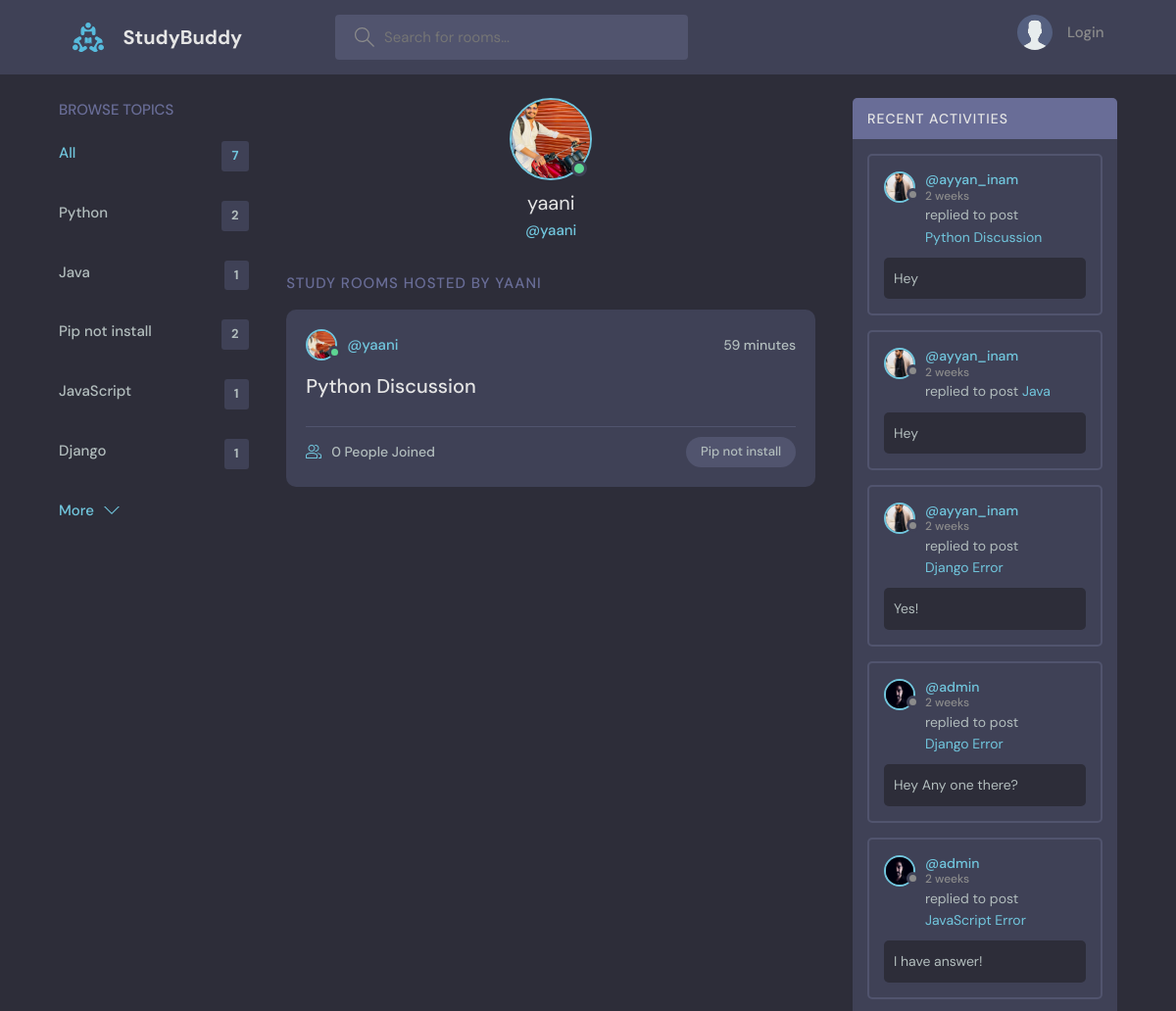
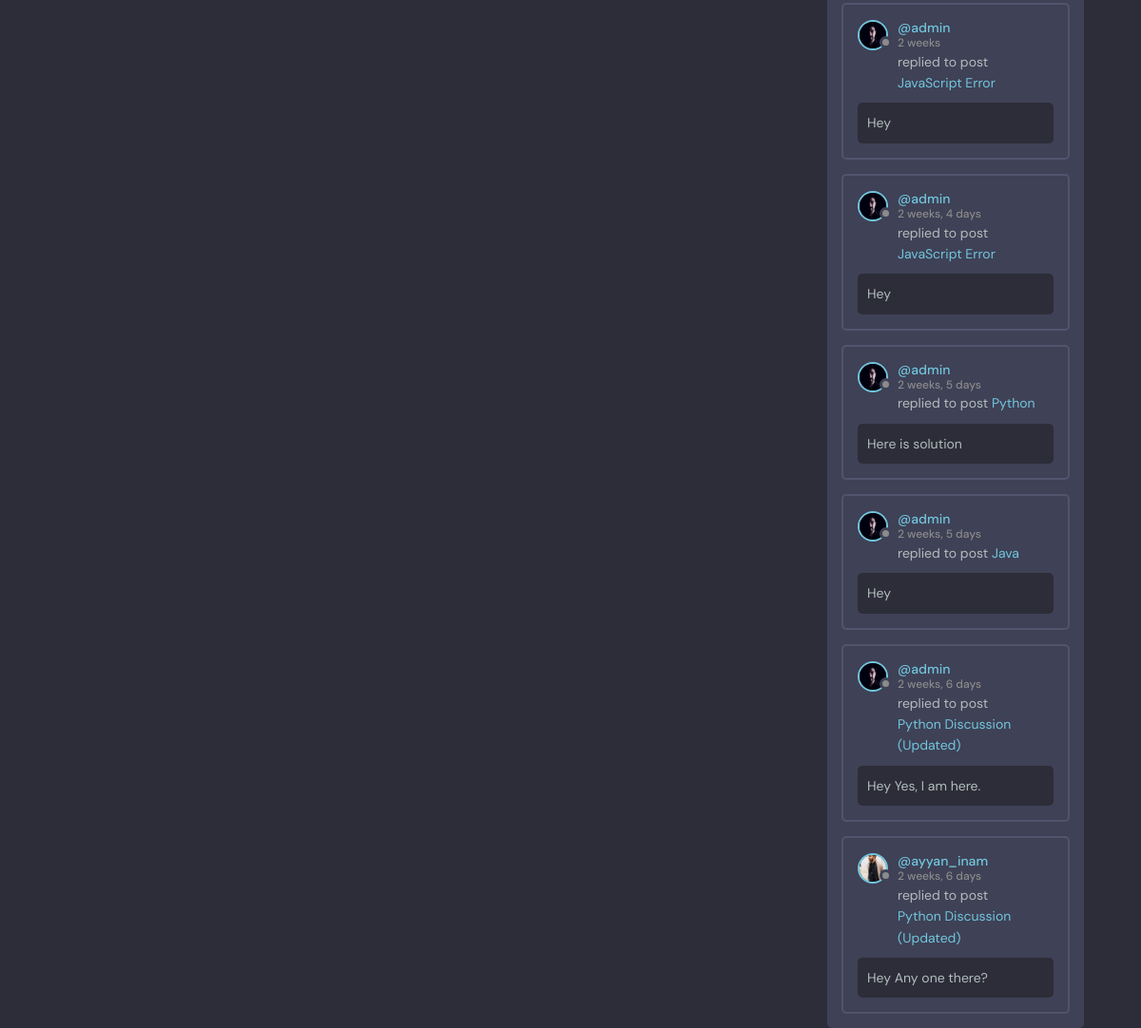
Page /profile-page/6 on the committed database (2 pictures, top to bottom).
### base/models.py (models this page shows, shortened)
class Topic(models.Model):
    name = models.CharField(max_length=1000)
    def __str__(self):
        return str(self.name)

class User_detail(models.Model):
    user = models.ForeignKey(User, on_delete=models.CASCADE)
    avatar = models.ImageField(upload_to="avatar", default="avatar.svg", blank=True, null=True)
    bio = models.CharField(max_length=1000, blank=True, null=True)

class Room(models.Model):
    host = models.ForeignKey(User, on_delete=models.CASCADE)
    name = models.CharField(max_length=400)
    topic = models.ForeignKey(Topic, on_delete=models.CASCADE)
    created = models.DateTimeField(auto_now=True)
    participants = models.ManyToManyField(User, related_name='participants', blank=True)
    def __str__(self):
        return str(self.name)

class Message(models.Model):
    user = models.ForeignKey(User, on_delete=models.CASCADE)
    room = models.ForeignKey(Room, on_delete=models.CASCADE)
    body = models.TextField()
    created = models.DateTimeField(auto_now=True)

### base/views.py (the view)
# urls.py: path('profile-page/<int:pk>', views.profile_page, name='profile-page'),
def profile_page(request,pk):
    profile = User.objects.get(id=pk)
    activity_logs = Message.objects.all().order_by('created').reverse()
    topics = Topic.objects.all()[0:5]
    room_count = Room.objects.all().count()
    rooms = profile.room_set.all()
    context = {
        "topics":topics,
        "room_count":room_count,
        "profile":profile,
        "activity_logs":activity_logs,
        "rooms":rooms
    }
    return render(request, "profile.html", context)

### templates/profile.html (shortened to what this page needs)
{% extends 'base.html' %}
{% block body %}
  <main class="profile-page layout layout--3">
    <div class="container">
 {% include 'topic_component.html' %}
      <div class="roomList">
        <div class="profile">
          <div class="profile__avatar">
            <div class="avatar avatar--large active">
              <img src="{{profile.user_detail_set.all.first.avatar.url}}" />
            </div>
          </div>
          <div class="profile__info">
            <h3>{{profile.username}}</h3>
            <p>@{{profile.username}}</p>
          </div>
        </div>
        <div class="roomList__header">
          <div>
            <h2>Study Rooms Hosted by {{profile.username}}</a>
            </h2>
          </div>
        </div>
        {% for room in rooms %}
        <div class="roomListRoom">
          <div class="roomListRoom__header">
            <a href="{% url 'profile-page' profile.id %}" class="roomListRoom__author">
              <div class="avatar avatar--small active">
                <img src="{{room.host.user_detail_set.all.first.avatar.url}}" />
              </div>
              <span>@{{room.host.username}}</span>
            </a>
            <div class="roomListRoom__actions">
              <span>{{room.created | timesince}}</span>
            </div>
          </div>
          <div class="roomListRoom__content">
            <a href="{% url 'room-page' room.id %}">{{room.name}}</a>
          </div>
          <div class="roomListRoom__meta">
            <a class="roomListRoom__joined">
              {{room.participants.count}} People Joined
            </a>
            <p class="roomListRoom__topic">{{room.topic}}</p>
          </div>
        </div>
        {% endfor %}
      </div>
{% include 'activity_component.html' %}
    </div>
  </main>
  {% endblock body %}

### templates/topic_component.html
        <div class="topics">
            <div class="topics__header">
              <h2>Browse Topics</h2>
            </div>
            <ul class="topics__list">
              <li>
                <a href="/" class="active">All <span>{{room_count}}</span></a>
              </li>
              {% for topic in topics %}
              <li>
                <a href="{% url 'home' %}?q={{topic.name}}">{{topic.name}} <span>{{topic.room_set.all.count}}</span></a>
              </li>
              {% endfor %}
            </ul>
            <a class="btn btn--link" href="{% url 'topic-page' %}">
              More
              <svg version="1.1" xmlns="http://www.w3.org/2000/svg" width="32" height="32" viewBox="0 0 32 32">
                <title>chevron-down</title>
                <path d="M16 21l-13-13h-3l16 16 16-16h-3l-13 13z"></path>
              </svg>
            </a>
          </div>

### templates/activity_component.html (shortened to what this page needs)
 <div class="activities">
   <div class="activities__header">
     <h2>Recent Activities</h2>
     {% for activity in activity_logs %}
   <div class="activities__box">
     <div class="activities__boxHeader roomListRoom__header">
       <a href="{% url 'profile-page' activity.user.id %}" class="roomListRoom__author">
         <div class="avatar avatar--small">
           <img src="{{ activity.user.user_detail_set.all.first.avatar.url }}" />
         </div>
         <p>
           @{{activity.user}}
           <span>{{activity.created | timesince}}</span>
         </p>
       </a>
     </div>
     <div class="activities__boxContent">
       <p>replied to post <a href="{% url 'room-page' activity.room.id %}">{{activity.room}}</a></p>
       <div class="activities__boxRoomContent">
         {{activity.body|slice:"0:50"}}
       </div>
     </div>
 </div>
 {% endfor %}

### rows in the picture
Topic: name "Python", room_set.all.count "2"
Topic: name "Java", room_set.all.count "1"
Topic: name "Pip not install", room_set.all.count "2"
Topic: name "JavaScript", room_set.all.count "1"
Topic: name "Django", room_set.all.count "1"
Room: host.user_detail_set.all.first.avatar (picture), host.username "yaani", created "59 minutes", name "Python Discussion", participants.count "0", topic "Pip not install"
Message: user.user_detail_set.all.first.avatar (picture), user "ayyan_inam", created "2 weeks", room "Python Discussion", body "Hey"
Message: user.user_detail_set.all.first.avatar (picture), user "ayyan_inam", created "2 weeks", room "Java", body "Hey"
Message: user.user_detail_set.all.first.avatar (picture), user "ayyan_inam", created "2 weeks", room "Django Error", body "Yes!"
Message: user.user_detail_set.all.first.avatar (picture), user "admin", created "2 weeks", room "Django Error", body "Hey Any one there?"
Message: user.user_detail_set.all.first.avatar (picture), user "admin", created "2 weeks", room "JavaScript Error", body "I have answer!"
Message: user.user_detail_set.all.first.avatar (picture), user "admin", created "2 weeks", room "JavaScript Error", body "Hey"
Message: user.user_detail_set.all.first.avatar (picture), user "admin", created "2 weeks, 4 days", room "JavaScript Error", body "Hey"
Message: user.user_detail_set.all.first.avatar (picture), user "admin", created "2 weeks, 5 days", room "Python", body "Here is solution"
Message: user.user_detail_set.all.first.avatar (picture), user "admin", created "2 weeks, 5 days", room "Java", body "Hey"
Message: user.user_detail_set.all.first.avatar (picture), user "admin", created "2 weeks, 6 days", room "Python Discussion (Updated)", body "Hey Yes, I am here."
Message: user.user_detail_set.all.first.avatar (picture), user "ayyan_inam", created "2 weeks, 6 days", room "Python Discussion (Updated)", body "Hey Any one there?"

### other values in the picture
{{ room_count }} "7"
{{ profile.username }} "yaani"
{{ profile.username }} "YAANI"
